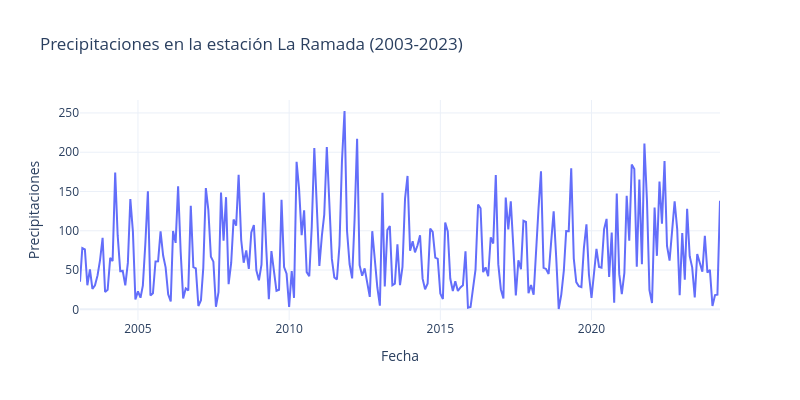

Notebook source saved alongside this figure:
### Markdown cell above
Como vemos, la serie tiene una interrupción alrededor de 2023. Enfoquémonos en la última sección continua de la serie

### Code cell
# Filtrar la base de datos posterior al año 2003 y graficar usando plotly
ramada = ramada[ramada['FECHA'] > '2003-01-01'].dropna(subset=['PRECIPITACION'])

fig = px.line(ramada, x='FECHA', y='PRECIPITACION', title='Precipitaciones en la estación La Ramada (2003-2023)')
fig.update_layout(
    xaxis_title='Fecha',
    yaxis_title='Precipitaciones',
    template='plotly_white',
    width=800,
    height=400,
)

### Figure 1 — Plotly figure (JSON) as saved in the notebook; plotly's stock layout.template omitted (floating-point values rounded to 4 significant figures; data arrays with more than 128 entries replaced by an {"elided": "..."} marker saying what was removed)
{"data": [{"hovertemplate": "FECHA=%{x}<br>PRECIPITACION=%{y}<extra></extra>", "legendgroup": "", "line": {"color": "#636efa", "dash": "solid"}, "marker": {"symbol": "circle"}, "mode": "lines", "name": "", "orientation": "v", "showlegend": false, "type": "scatter", "x": {"elided": "255 str values"}, "xaxis": "x", "y": {"elided": "255 float values"}, "yaxis": "y"}], "layout": {"height": 400, "legend": {"tracegroupgap": 0}, "title": {"text": "Precipitaciones en la estación La Ramada (2003-2023)"}, "width": 800, "xaxis": {"anchor": "y", "domain": [0, 1], "title": {"text": "Fecha"}}, "yaxis": {"anchor": "x", "domain": [0, 1], "title": {"text": "Precipitaciones"}}}}
